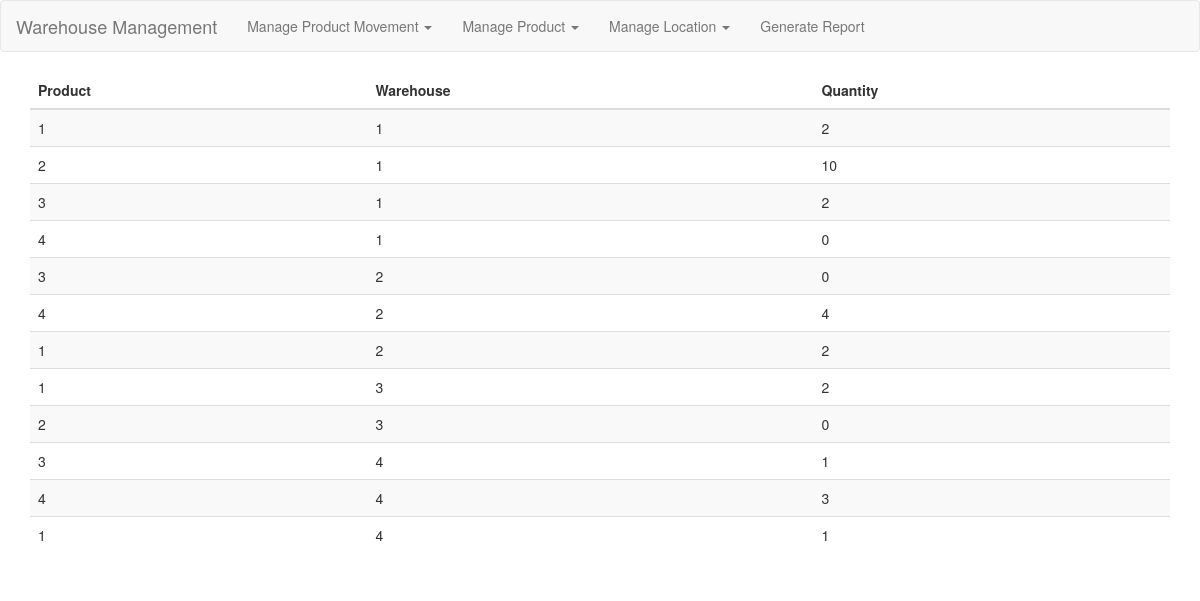
Page /product_movement/get_report on the earlier database version.
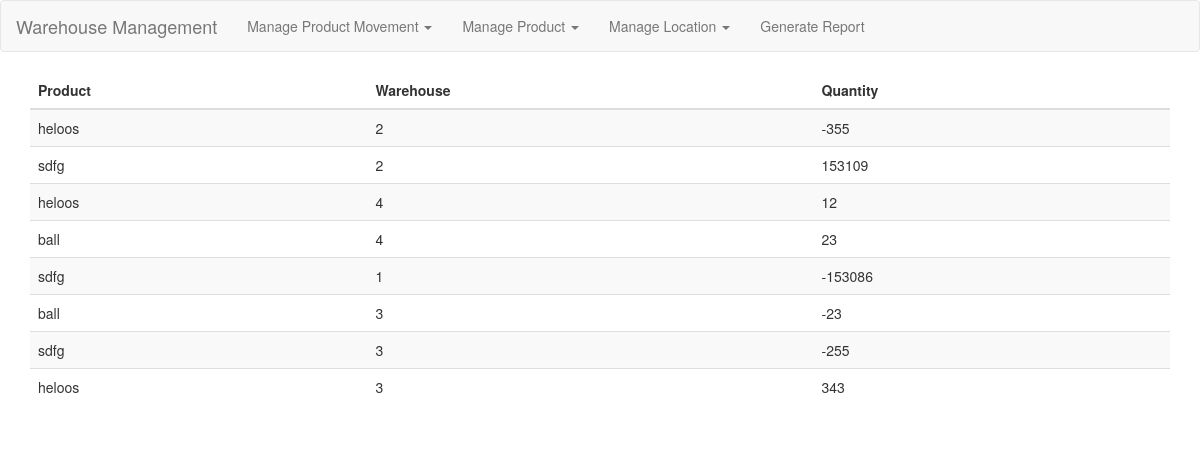
Same page on the later database version.
### tables this page shows
CREATE TABLE ProductMovement (
  movement_id INTEGER PRIMARY KEY AUTOINCREMENT,
  timestamp TIMESTAMP DEFAULT CURRENT_TIMESTAMP NOT NULL,
  from_location INTEGER ,
  to_location INTEGER ,
  product_id INTEGER NOT NULL,
  qty INTEGER,
  FOREIGN KEY (movement_id) REFERENCES Product (product_id),
  FOREIGN KEY (from_location) REFERENCES Location (location_id),
  FOREIGN KEY (to_location) REFERENCES Location (location_id)
);

### warehouse_management/product_movement.py (the view)
@bp.route("/get_report", methods=("GET", "POST"))
def get_report():
    try:
        db = get_db()
        prod_mov = db.execute(
            "SELECT  from_location, to_location, product_id, qty FROM ProductMovement Order By (timestamp)",
        )
    except sqlite3.Error as error:
        print(error)
        return render_template("error_occured.html")
    location = {}
    for movement in prod_mov:
        curr_product = movement[2]
        curr_from_location = movement[0]
        curr_to_location = movement[1]
        qty = movement[3]
        if curr_from_location:
            if curr_from_location in location:
                if curr_product in location[curr_from_location]:
                    location[curr_from_location][curr_product] -= qty
                else:
                    location[curr_from_location][curr_product] = -1 * (qty)
            else:
                temp = {}
                temp[curr_product] = -1 * (qty)
                location[curr_from_location] = temp
        if curr_to_location:
            if curr_to_location in location:
                if curr_product in location[curr_to_location]:
                    location[curr_to_location][curr_product] += qty
                else:
                    location[curr_to_location][curr_product] = qty
            else:
                temp = {}
                temp[curr_product] = qty
                location[curr_to_location] = temp
    return render_template("product_movement/view_report.html", result=location)

### warehouse_management/db.py (called while the page is built)
def get_db():
    if 'db' not in g:
        g.db = sqlite3.connect(
            current_app.config['DATABASE'],
            detect_types=sqlite3.PARSE_DECLTYPES
        )
        g.db.row_factory = sqlite3.Row
    return g.db

### warehouse_management/templates/product_movement/view_report.html (shortened to what this page needs)
{% extends 'base.html' %}
{% block content %}
<div class="container">
    <div class="table-responsive">
        <table class="table table-striped">
            <thead>
                <tr>
                    <th>Product</th>
                    <th>Warehouse</th>
                    <th>Quantity</th>
                </tr>
            </thead>
            <tbody>
                {% for location,product in result.items() %}
                {% for product,quantity in  result[location].items() %}
                <tr>
                    <td>{{product}}</td>
                    <td>{{location}}</td>
                    <td>{{quantity}}</td>
                </tr>
                {% endfor %}
                {% endfor %}
            </tbody>
        </table>
    </div>
</div>
{% endblock %}

Differences in the rows shown:
now on this page (row edited): ProductMovement: product "heloos", from_location "2", quantity "-355", to_location "4", qty "12"
now on this page (row edited): ProductMovement: product "sdfg", to_location "2", quantity "153109", from_location "3", quantity "-255"
now on this page (row edited): ProductMovement: product "ball", to_location "4", qty "23", location "3", quantity "-23"
now on this page (row edited): ProductMovement: product "sdfg", location "1", quantity "-153086"
now on this page (row edited): ProductMovement: product "heloos", to_location "3", qty "343"
Other differences:
list line gone: "1 1 2 2 1 10 3 1 2 4 1 0"
list line gone: "3 2 0 4 2 4 1 2 2"
list line gone: "1 3 2 2 3 0"
list line gone: "3 4 1 4 4 3 1 4 1"
